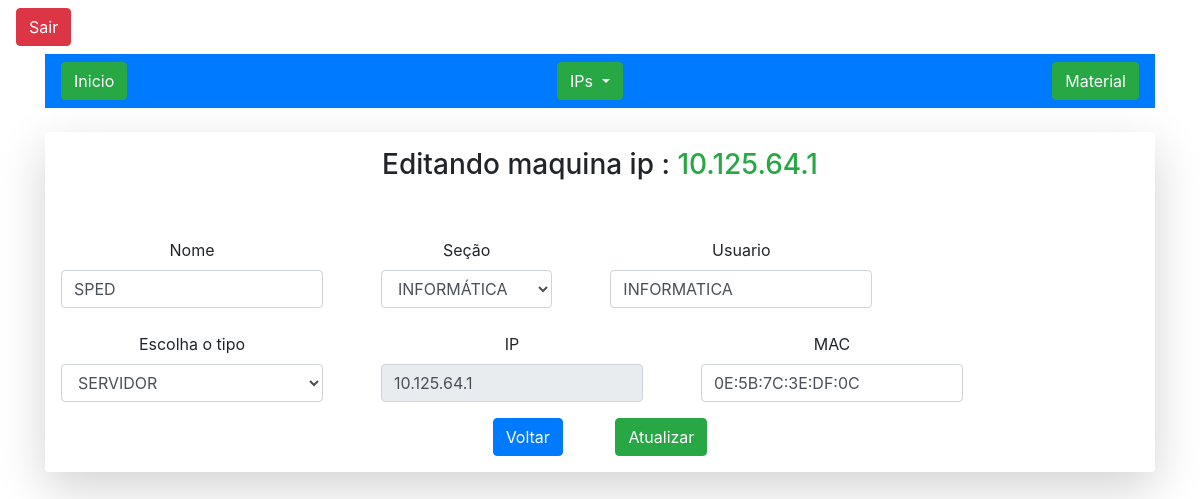
Screenshot of /config/editar.php?id=46 with the database file from the repository.
### tables this page shows
CREATE TABLE IF NOT EXISTS `registromaquinas` (
  `id` int(11) NOT NULL AUTO_INCREMENT,
  `maq_nome` varchar(20) NOT NULL,
  `maq_secao` varchar(20) NOT NULL,
  `maq_usuario` varchar(20) NOT NULL,
  `maq_tipo` varchar(20) NOT NULL,
  `maq_ip` varchar(25) NOT NULL,
  `maq_mac` varchar(25) NOT NULL,
  PRIMARY KEY (`id`)
);

### config/editar.php (the view, shortened to what this page needs)
<?php
include_once("conexao.php");
$id = filter_input(INPUT_GET, 'id', FILTER_SANITIZE_NUMBER_INT);
$result_Registro = "SELECT  id,maq_nome, maq_secao, maq_usuario, maq_tipo,maq_ip, maq_mac FROM registromaquinas WHERE id= '$id' ";
$resultado_Registro = mysqli_query($conn, $result_Registro);
while($dado = $resultado_Registro->fetch_array()){
    $maq_nome = $dado["maq_nome"];
    $maq_secao = $dado["maq_secao"];
    $maq_usuario = $dado["maq_usuario"];
    $maq_tipo = $dado["maq_tipo"];
    $maq_ip = $dado["maq_ip"];
    $maq_mac = $dado["maq_mac"];
}
?>
<!doctype html>
<html lang="pt-BR">
  <head>
  <link rel="stylesheet" href="https://stackpath.bootstrapcdn.com/bootstrap/4.1.3/css/bootstrap.min.css">
  </head>
  <body>
  <a class="btn btn-danger mt-2 ml-3 algint-right" href="../../config/exit.php" role="button">Sair</a>
  <div class="container mt-2">
  <nav class="navbar navbar-dark bg-primary">
  <a class="btn btn-success" href="../dashboard/ti14gac.php" role="button">Inicio</a>
  <div class="dropdown">
  <button class="btn btn-success dropdown-toggle" type="button" id="dropdownMenuButton" data-toggle="dropdown" aria-haspopup="true" aria-expanded="false">
    IPs
  </button>
</div>
  <a class="btn btn-success" href="../dashboard/pages/material.php" role="button">Material</a>
</nav>
      <div class="shadow-lg p-3 mb-5 mt-4 bg-white rounded">
      <div class="text-center">
        <h3>Editando maquina ip : <a class="text-success"><?php echo $maq_ip?> </a></h3>
        <br><br>
                                <form method="POST" action="confEditar.php">
                        <div class="form-row">
                            <div class="form-group col-md-3 ">
                            <label >Nome</label>
                            <input type="text" class="form-control" name="nomeMaquina" value="<?php echo $maq_nome ?>">
                            </div>
                            <div class="form-group col-md-2 ml-5">
                            <label >Seção</label>
                            <select name="secaoMaquina" class="form-control">
                                <option selected><?php echo $maq_secao ?></option>
                            </select>
                            </div>
                            <div class="form-group col-md-3 ml-5">
                            <label >Usuario</label>
                            <input type="text" class="form-control" name="usuarioMaquina" value="<?php echo $maq_usuario ?>">
                            </div>
                        </div>
                        <div class="form-row mt-2">
                             <div class="form-group col-md-3">
                            <label >Escolha o tipo</label>
                            <select name="tipo" class="form-control">
                                <option selected><?php echo $maq_tipo ?></option>
                            </select>
                            </div>
                            <div class="form-group col-md-3 ml-5">
                            <label >IP</label>
                            <input type="text" class="form-control " name="ip" readonly=“true” value="<?php echo $maq_ip ?>">
                            </div>
                            <div class="form-group col-md-3 ml-5">
                            <label >MAC</label>
                            <input type="text" class="form-control " name="mac" value="<?php echo $maq_mac ?>">
                            </div>
                        </div>
                        <a class="btn btn-primary" href="../dashboard/pages/ipsEmUso.php" role="button">Voltar</a>
                        <button type="submit" class="btn btn-success ml-5" onclick="return confirm('Deseja mesmo ATUALIZAR essa maquina?');">Atualizar</button>
                        </form>
      </div>
      </div>
</div>
  </body>
</html>

### rows the page displays
registromaquinas: maq_ip "10.125.64.1", nomeMaquina "SPED", secaoMaquina "INFORMÁTICA", usuarioMaquina "INFORMATICA", tipo "SERVIDOR", ip "10.125.64.1", mac "0E:5B:7C:3E:DF:0C"
